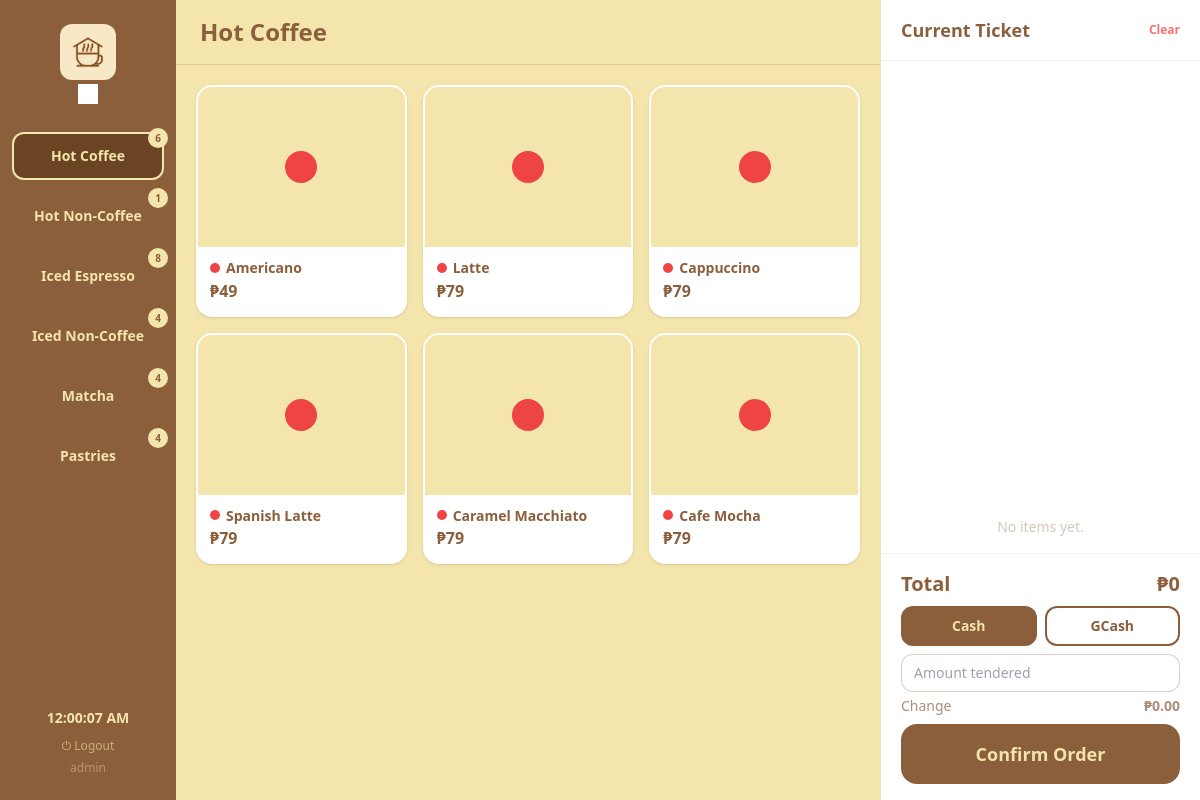
The page /pos (signed in) on the database its author committed.
### models.py (models this page shows)
class Product(Base):
    __tablename__ = "products"
    id = Column(Integer, primary_key=True, index=True)
    name = Column(String, nullable=False)
    category = Column(String, nullable=False)
    price = Column(Float, nullable=False)
    dot_color = Column(String, default="brown")
    badge = Column(String, nullable=True)
    image = Column(String, nullable=True)  # filename in /static/products/
    is_available = Column(Boolean, default=True)

class User(Base):
    __tablename__ = "users"
    id = Column(Integer, primary_key=True, index=True)
    username = Column(String, unique=True, nullable=False)
    password = Column(String, nullable=False)
    role = Column(String, default="cashier")

### main.py (the view)
@app.get("/pos", response_class=HTMLResponse)
def pos_terminal(request: Request, db: Session = Depends(get_db)):
    user = get_session_user(request, db)
    if not user:
        return RedirectResponse("/login")
    products = db.query(Product).filter(Product.is_available == True).all()
    grouped = {cat: [p for p in products if p.category == cat] for cat in CATEGORIES}
    cat_counts = {cat: len(grouped[cat]) for cat in CATEGORIES}
    settings = get_settings(db)
    return templates.TemplateResponse("pos.html", {
        "request": request,
        "grouped": grouped,
        "categories": CATEGORIES,
        "cat_counts": cat_counts,
        "user": user,
        "gcash_number": settings.gcash_number,
        "gcash_qr": f"/static/{settings.gcash_qr}" if settings.gcash_qr else None,
    })

### templates/pos.html (shortened to what this page needs)
{% extends "base.html" %}
{% block content %}
<div class="flex h-screen overflow-hidden">
  <aside class="w-44 bg-cocoa flex flex-col py-6 px-3 gap-3 shrink-0">
    <div class="text-center mb-4">
      <img src="/static/logo.jpg" alt="Chinos Coffee" class="w-14 h-14 object-contain mx-auto rounded-xl mb-1"/>
      <img src="/static/wordmark.jpg" alt="Chinos" class="h-5 object-contain mx-auto" style="filter:brightness(10);mix-blend-mode:screen;"/>
    </div>
    {% for cat in categories %}
    <button onclick="switchCategory('{{ cat }}')"
            id="tab-{{ cat }}"
            class="cat-tab relative w-full py-3 px-2 rounded-xl text-sm font-semibold text-cream border-2 border-transparent hover:bg-cocoaDark transition-all text-center">
      {{ cat }}
      <span id="badge-{{ cat }}"
            class="absolute -top-1.5 -right-1.5 text-[10px] font-bold rounded-full w-5 h-5 flex items-center justify-center"
            style="background:#F3E5AB;color:#8B5E3C;">{{ cat_counts[cat] }}</span>
    </button>
    {% endfor %}
    <div class="mt-auto text-center">
      <p id="live-clock" class="text-cream font-semibold text-sm mb-1"></p>
      <a href="/logout" class="text-xs hover:text-cream" style="color:#F3E5AB;opacity:0.6;">⏻ Logout</a>
      <p class="text-xs mt-1" style="color:#F3E5AB;opacity:0.4;">{{ user.username }}</p>
    </div>
  </aside>
  <main class="flex-1 flex flex-col overflow-hidden">
    <header class="px-6 py-4 border-b border-cocoa/20 flex items-center justify-between">
      <h1 class="text-cocoa font-bold text-2xl" id="cat-title">Hot Coffee</h1>
    </header>
    <div class="flex-1 overflow-y-auto p-5">
      {% for cat in categories %}
      <div id="grid-{{ cat }}" class="cat-grid {% if not loop.first %}hidden{% endif %} grid grid-cols-2 md:grid-cols-3 gap-4">
        {% for p in grouped[cat] %}
        <button id="card-{{ p.id }}"
                onclick="addToCart({{ p.id }}, '{{ p.name|e }}', {{ p.price }}, this)"
                class="relative bg-white rounded-2xl overflow-hidden shadow hover:shadow-md hover:-translate-y-0.5
                       transition-all text-left border-2 border-transparent hover:border-cocoa/30 active:scale-95">
          {% if p.image %}
          <div class="w-full h-40" style="background:#F3E5AB;">
            <img src="/static/products/{{ p.image }}" alt="{{ p.name }}"
                 class="w-full h-full object-contain"/>
          </div>
          {% else %}
          <div class="w-full h-40 flex items-center justify-center" style="background:#F3E5AB;">
            <span class="dot-{{ p.dot_color }} inline-block w-8 h-8 rounded-full"></span>
          </div>
          {% endif %}
          <div class="p-3">
            <div class="flex items-center gap-1.5 mb-0.5">
              <span class="dot-{{ p.dot_color }} inline-block w-2.5 h-2.5 rounded-full shrink-0"></span>
              <p class="text-cocoa font-semibold text-sm leading-tight">{{ p.name }}</p>
            </div>
            <p class="font-bold text-base" style="color:#8B5E3C;">₱{{ "%.0f"|format(p.price) }}</p>
          </div>
        </button>
        {% endfor %}
      </div>
      {% endfor %}
    </div>
  </main>
  <aside class="w-80 bg-white flex flex-col border-l border-cocoa/20 shrink-0">
    <div class="px-5 py-4 border-b border-cocoa/10 flex items-center justify-between">
      <h2 class="text-cocoa font-bold text-lg">Current Ticket</h2>
      <button onclick="clearCart()" class="text-xs text-red-400 hover:text-red-600 font-semibold">Clear</button>
    </div>
    <div id="cart-list" class="flex-1 overflow-y-auto px-4 py-3 space-y-2"></div>
    <p id="empty-msg" class="text-center pb-4" style="color:#8B5E3C;opacity:0.35;font-size:0.875rem;display:block;padding-top:2.5rem;">No items yet.</p>
    <div class="px-5 py-4 border-t border-cocoa/10 space-y-2">
      <div class="flex justify-between text-cocoa font-bold text-xl">
        <span>Total</span>
        <span id="grand-total">₱0</span>
      </div>
      <div class="flex gap-2 mt-2">
        <button onclick="setPayment('Cash')" id="btn-cash"
                class="pay-method flex-1 py-2 rounded-xl border-2 border-cocoa bg-cocoa text-cream font-semibold text-sm transition-all">Cash</button>
        <button onclick="setPayment('GCash')" id="btn-gcash"
                class="pay-method flex-1 py-2 rounded-xl border-2 border-cocoa text-cocoa font-semibold text-sm hover:bg-cocoa hover:text-cream transition-all">GCash</button>
      </div>
      <div id="cash-section" class="space-y-1">
        <input id="tendered-input" type="number" min="0" placeholder="Amount tendered"
               oninput="computeChange()"
               class="w-full border border-cocoa/30 rounded-xl px-3 py-2 text-cocoa text-sm focus:outline-none focus:border-cocoa"/>
        <div class="flex justify-between text-sm" style="color:#8B5E3C;opacity:0.7;">
          <span>Change</span>
          <span id="change-display" class="font-semibold">₱0.00</span>
        </div>
      </div>
      <button id="confirm-btn" onclick="confirmOrder()"
              class="w-full bg-cocoa text-cream font-bold text-lg py-4 rounded-2xl hover:bg-cocoaDark
                     transition-all active:scale-95 mt-1 disabled:opacity-50 disabled:cursor-not-allowed">
        Confirm Order
      </button>
    </div>
  </aside>
</div>
{% endblock %}

### templates/base.html (style rules this page uses)
body { background-color: #F3E5AB; font-family: 'Segoe UI', sans-serif; }
.dot-red { background:#EF4444; }

### rows shown on the page
Product: category "Hot Non-Coffee", is_available "1"
Product: category "Iced Espresso", id "8"
User: username "admin"
Product: name "Americano", price "49"
Product: name "Latte", price "79"
Product: name "Cappuccino", price "79"
Product: name "Spanish Latte", price "79"
Product: name "Caramel Macchiato", price "79"
Product: name "Cafe Mocha", price "79"

### other values the page prints
{{ cat }} "Hot Coffee" "Iced Non-Coffee" "Matcha" "Pastries"
{{ cat_counts[cat] }} "6" "4" "4" "4"
